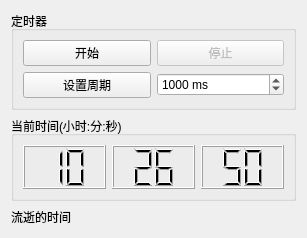
<?xml version="1.0" encoding="UTF-8"?>
<ui version="4.0">
 <class>Widget</class>
 <widget class="QWidget" name="Widget">
  <property name="geometry">
   <rect>
    <x>0</x>
    <y>0</y>
    <width>307</width>
    <height>238</height>
   </rect>
  </property>
  <property name="windowTitle">
   <string>Demo3_5 定时器</string>
  </property>
  <layout class="QVBoxLayout" name="verticalLayout">
   <item>
    <widget class="QGroupBox" name="groupBox">
     <property name="title">
      <string>定时器</string>
     </property>
     <layout class="QGridLayout" name="gridLayout">
      <item row="0" column="0">
       <widget class="QPushButton" name="btnStart">
        <property name="text">
         <string>开始</string>
        </property>
       </widget>
      </item>
      <item row="0" column="1">
       <widget class="QPushButton" name="btnStop">
        <property name="enabled">
         <bool>false</bool>
        </property>
        <property name="text">
         <string>停止</string>
        </property>
        <property name="autoDefault">
         <bool>false</bool>
        </property>
        <property name="default">
         <bool>false</bool>
        </property>
        <property name="flat">
         <bool>false</bool>
        </property>
       </widget>
      </item>
      <item row="1" column="0">
       <widget class="QPushButton" name="btnSetIntv">
        <property name="text">
         <string>设置周期</string>
        </property>
       </widget>
      </item>
      <item row="1" column="1">
       <widget class="QSpinBox" name="spinBoxIntv">
        <property name="suffix">
         <string> ms</string>
        </property>
        <property name="maximum">
         <number>999999</number>
        </property>
        <property name="value">
         <number>1000</number>
        </property>
       </widget>
      </item>
     </layout>
    </widget>
   </item>
   <item>
    <widget class="QGroupBox" name="groupBox_2">
     <property name="title">
      <string>当前时间(小时:分:秒)</string>
     </property>
     <layout class="QHBoxLayout" name="horizontalLayout">
      <item>
       <widget class="QLCDNumber" name="LCDHour">
        <property name="smallDecimalPoint">
         <bool>false</bool>
        </property>
        <property name="digitCount">
         <number>2</number>
        </property>
        <property name="segmentStyle">
         <enum>QLCDNumber::Filled</enum>
        </property>
        <property name="value" stdset="0">
         <double>10.000000000000000</double>
        </property>
        <property name="intValue" stdset="0">
         <number>10</number>
        </property>
       </widget>
      </item>
      <item>
       <widget class="QLCDNumber" name="LCDMin">
        <property name="smallDecimalPoint">
         <bool>false</bool>
        </property>
        <property name="digitCount">
         <number>2</number>
        </property>
        <property name="segmentStyle">
         <enum>QLCDNumber::Filled</enum>
        </property>
        <property name="value" stdset="0">
         <double>26.000000000000000</double>
        </property>
        <property name="intValue" stdset="0">
         <number>26</number>
        </property>
       </widget>
      </item>
      <item>
       <widget class="QLCDNumber" name="LCDSec">
        <property name="font">
         <font>
          <pointsize>10</pointsize>
         </font>
        </property>
        <property name="digitCount">
         <number>2</number>
        </property>
        <property name="intValue" stdset="0">
         <number>50</number>
        </property>
       </widget>
      </item>
     </layout>
    </widget>
   </item>
   <item>
    <widget class="QLabel" name="LabElapsedTime">
     <property name="maximumSize">
      <size>
       <width>16777215</width>
       <height>20</height>
      </size>
     </property>
     <property name="text">
      <string>流逝的时间</string>
     </property>
    </widget>
   </item>
  </layout>
 </widget>
 <resources/>
 <connections/>
</ui>
